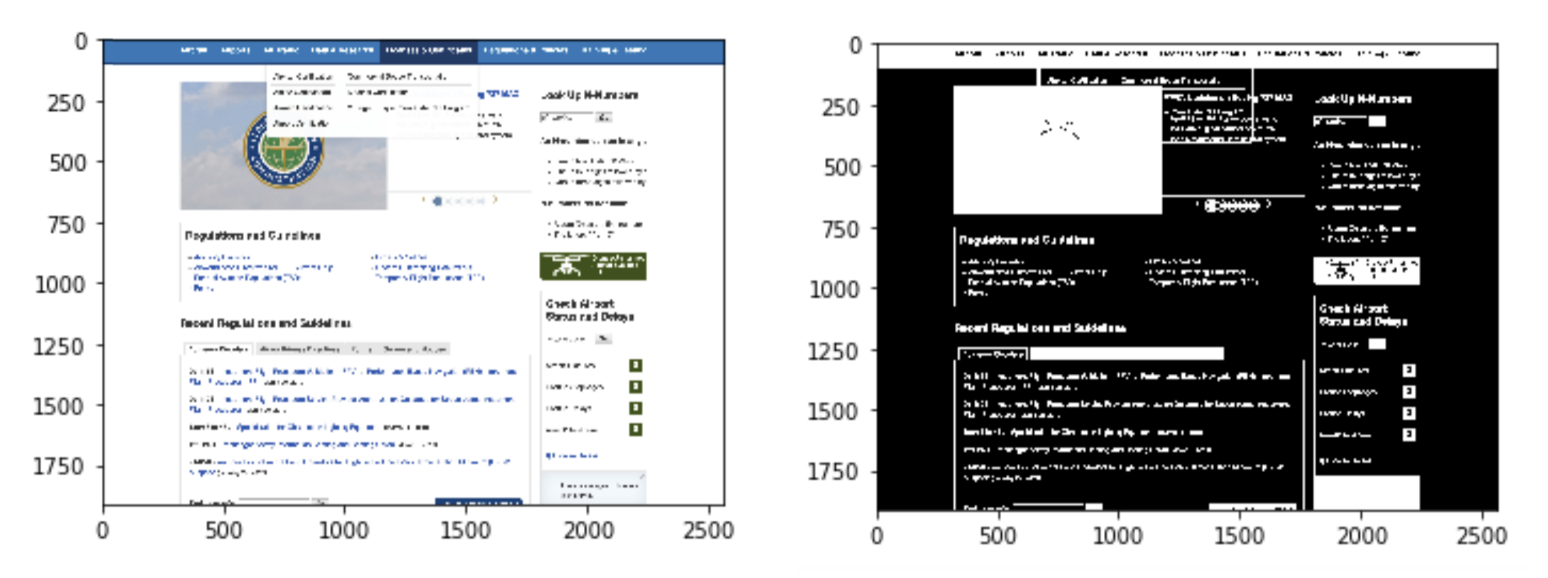
#> input picture readme01.png, 1548 x 578 px, given in place of screenshotdiv-id-faaModal.png, which was not available
$ python functionalComparison_componentBreakdown2.py   (older library calls are emulated)
#> lines starting #> are read from the running program, lines starting #| are printed output that depends on the picture; after the words box and inside, x2 and y2 are one past the last pixel; in counts of white or black regions, pixels touching at a corner belong together; pictures that were not available may be replaced by others from this repository, and a replacement may not be noted
#> further down, imgOrg is the input picture: shape (578, 1548, 3); mean B, G, R 182.1, 180.8, 179.6
#####
#####  1. Aim:
#####           a/ Normalise -> Set background as 0 and everything else in their primary colors
#####           b/ find disconnected components
#####

# import the necessary packages
import cv2, os
import numpy as np
import skimage
import scipy.misc
from matplotlib import pyplot as plt

def makeFolders():
    websites = os.listdir("ss")
    websites = RemoveTempFolders(websites)
    for website in websites:
        if website == "faa-gov": continue
        print (website)
        varients = os.listdir("ss/"+website)
        varients = RemoveTempFolders(varients)
        imageMatrix = []
        for varient in varients:
            imageMatrix.append([])
            images = os.listdir("ss/"+website+"/"+varient)
            images = RemoveTempFolders(images)
            for image in images:
                imageMatrix[int(varient)].append(image)

        for image in imageMatrix[0]:
                paths = ["ss/" + website + "/0/" + image,
                         "ss/" + website + "/1/" + image,
                         "ss/" + website + "/2/" + image]

                for loc in paths:
                        try:
                            os.mkdir("components/" + loc.split("/")[1])
                        except:
                            pass
                        try:
                            os.mkdir("components/" + loc.split("/")[1] + "/" + loc.split("/")[-1].split(".")[0])
                        except:
                            pass
                        try:
                            os.mkdir("components/" + loc.split("/")[1] + "/" + loc.split("/")[-1].split(".")[0] + "/" + loc.split("/")[-2])
                        except:
                            pass

def RemoveTempFolders(someList):
    for item in someList:
        if item[0] == ".":
            someList.remove(item)
    return someList

def normalise(img, background = [255,255,255]):
    # change background to black(0)
    # transorm the rest of the pixels to
    # monotone for easier comparison later
    black = 0
    white = 255
    k = 0
    l=0
    for i in range(len(img)):
        for j in range(len(img[0])):
            if list(img[i][j]) == background:
                img[i][j] = black
                l+=1
            else:
                img[i][j] = white
                k+=1
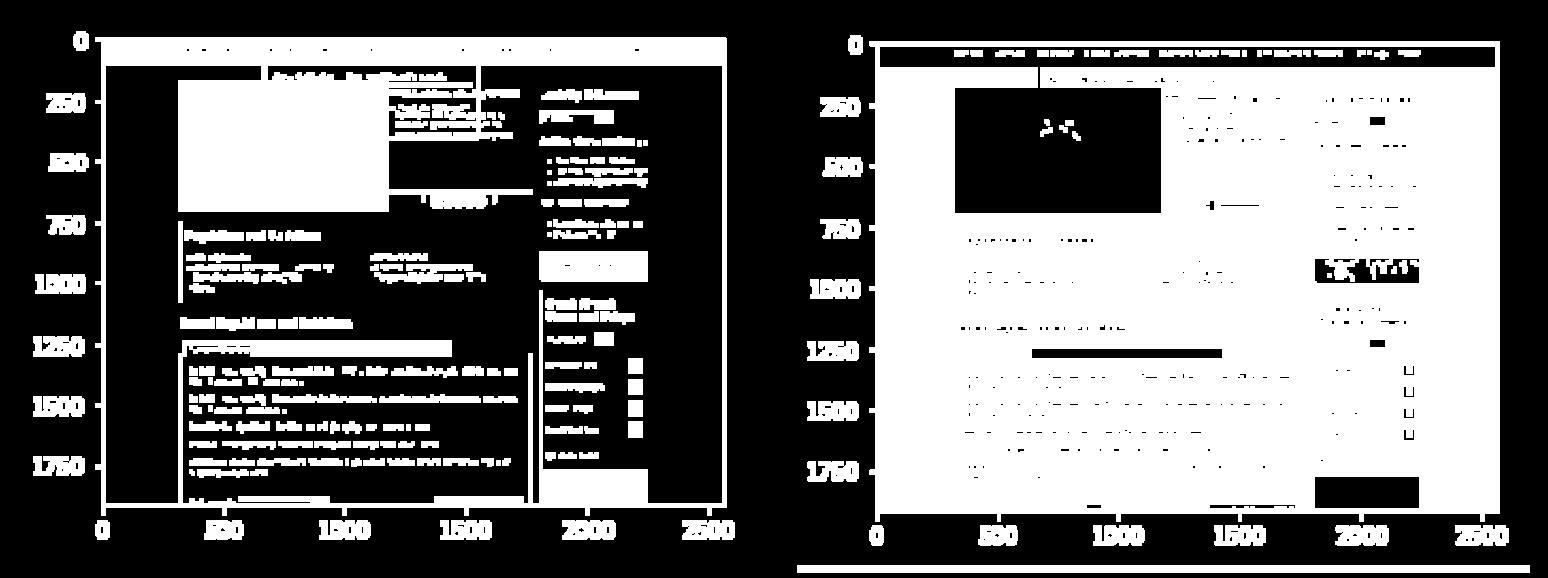
#> img: shape (578, 1548, 3); 43.2% white; 209 white regions, largest, box (x1, y1, x2, y2) and area: (869, 41, 1500, 522) 249484, (95, 37, 727, 516) 72339, (797, 565, 1530, 573) 5864
#> after the loop, k = 386509; l = 508235
    print (k,l)
#| 386509 508235
    img = cv2.cvtColor(img, cv2.COLOR_BGR2GRAY)
    return img


def breakIntoComponents (img0):
    # print ("Normalising Image \t")
    img0_norm = normalise(img0)

    save_dir = ("components/" + loc.split("/")[1] + "/" +  loc.split("/")[-1].split(".")[0] + "/" + loc.split("/")[-2] + "/")
    cv2.imwrite(save_dir+"normalised.jpg" , img0_norm)

    # img0_norm = cv2.adaptiveThreshold(img0,255,cv2.ADAPTIVE_THRESH_GAUSSIAN_C,cv2.THRESH_BINARY,115,1)
    # _, img0_norm = cv2.threshold(img0, 155, 255, cv2.THRESH_TOZERO_INV)
    # cv2.imwrite("123.jpg", img0_norm)

    # dilate components: this will join the nearby components for them to be grouped
    img0_dil = cv2.dilate (img0_norm,np.ones((20,20)))
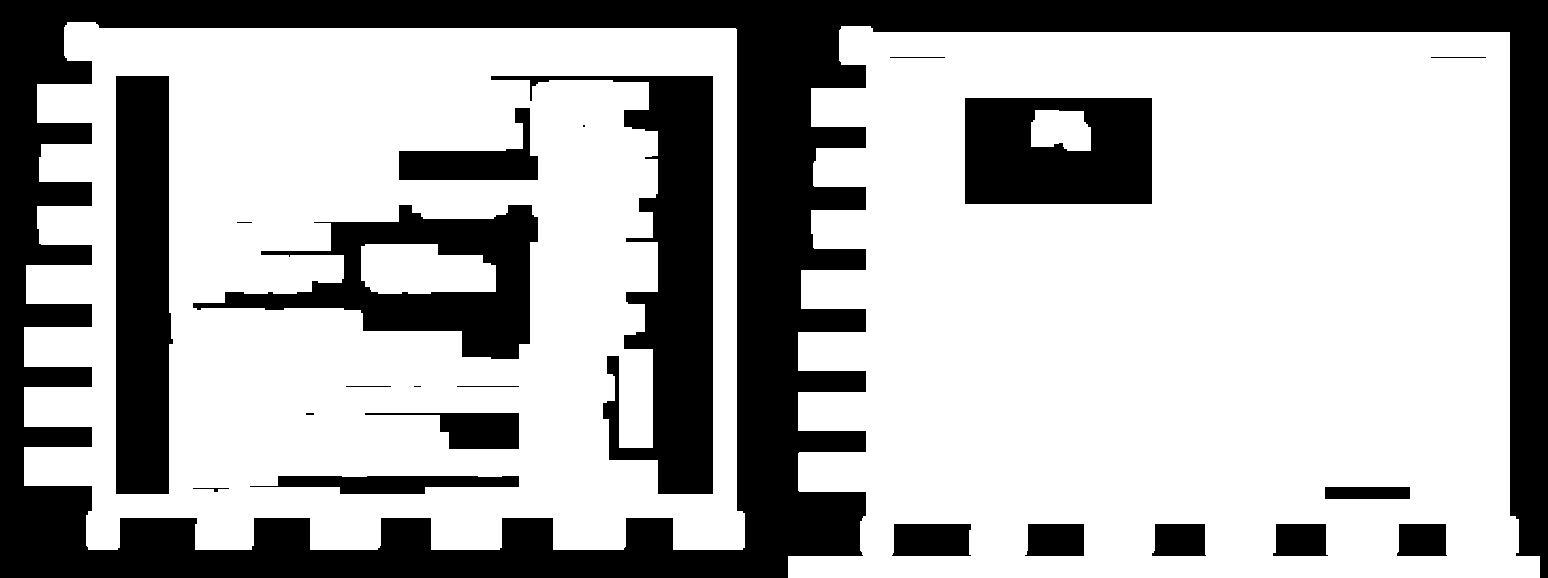
#> img0_dil: shape (578, 1548); 68.1% white; 23 black regions (4 under 20 px), largest, box (x1, y1, x2, y2) and area: (0, 0, 1548, 578) 176008, (491, 76, 713, 494) 28583, (116, 76, 173, 494) 22226

    labels, markers = cv2.connectedComponents(img0_dil.astype(np.uint8),connectivity=8)
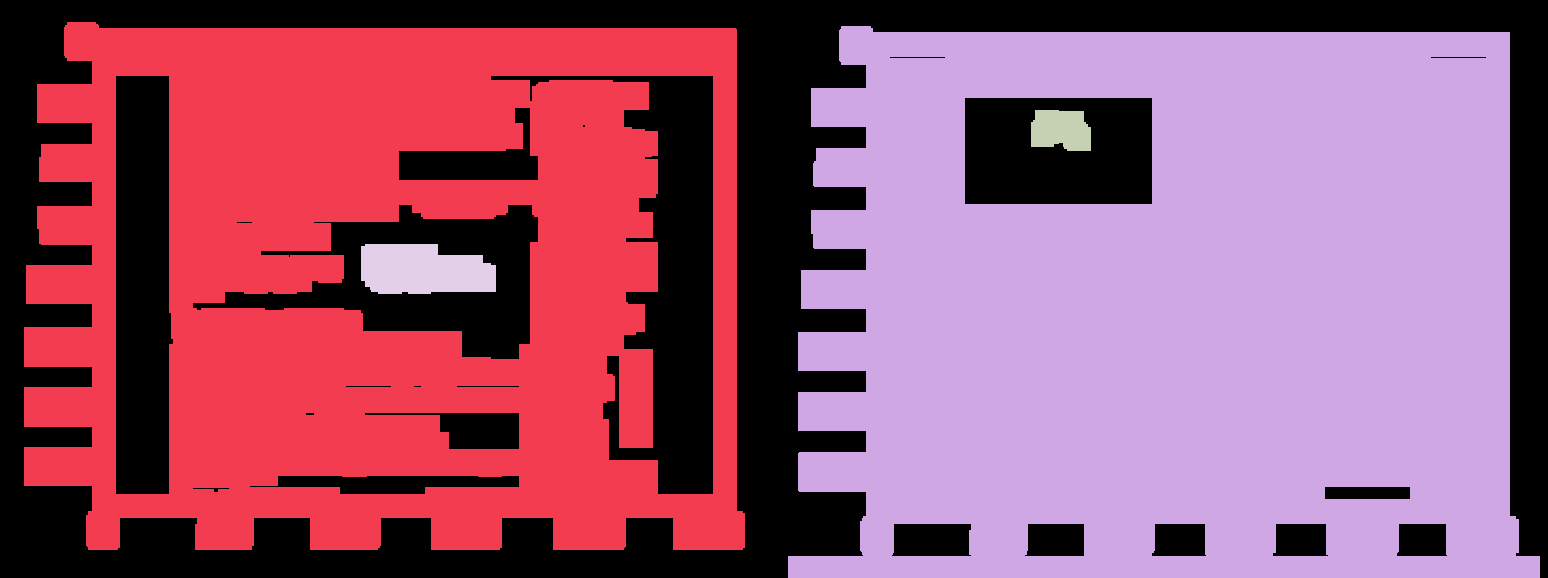
#> markers: shape (578, 1548) int32; 5 distinct labels, from 0 to 4; one colour per label, 0 black
#> labels = 5

    # print (labels)

    img0_mask = skimage.measure.label(markers, background = 0).flatten()

    for i in range (1,labels,1):
        component = np.where(img0_mask==i)[0]
        # print ("Saving Comp #", i)
        saveComponent(component,markers.shape,i)
#> the loop in saveComponent, `for c in comp:` made 258903 passes
#> in saveComponent, `mask = mask.reshape(shape[0],shape[1],nChannels)`: mask: shape (578, 1548, 3) float64; 12.9% white; 158 white regions, largest, box (x1, y1, x2, y2) and area: (95, 37, 727, 516) 72339, (539, 251, 648, 282) 3368, (562, 520, 616, 540) 980

def crop(mask):
    cv2.imwrite ('temp.jpg', mask)
    img = cv2.imread('temp.jpg')
#> img: shape (578, 1548, 3); min 0, max 255, mean 32.9
    os.remove('temp.jpg')

    # print (img.shape,img1.shape)

    # img = cv2.cvtColor(img1,cv2.COLOR_GRAY2BGR)
    gray = cv2.cvtColor(img,cv2.COLOR_BGR2GRAY)
    _,thresh = cv2.threshold(gray,1,255,cv2.THRESH_BINARY)
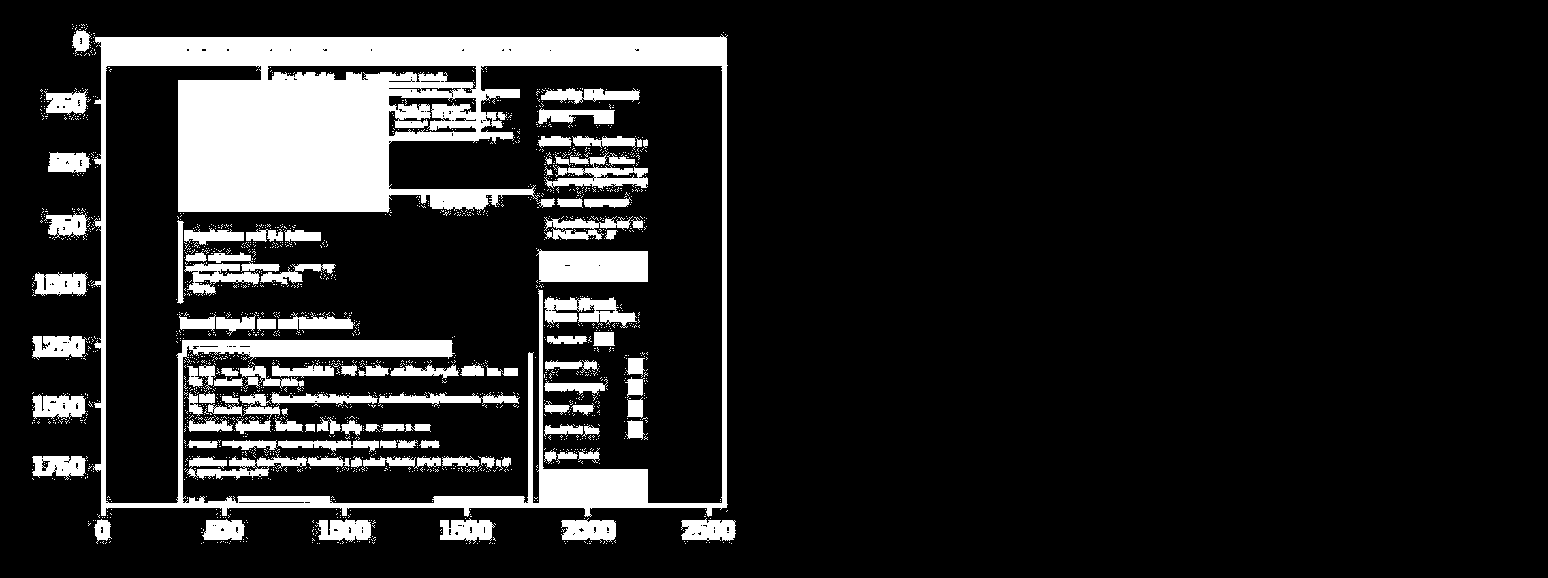
#> thresh: shape (578, 1548); 13.6% white; 1966 white regions (1856 under 20 px)

    contours = [cv2.findContours(thresh,cv2.RETR_EXTERNAL,cv2.CHAIN_APPROX_SIMPLE)]
    cnt = contours[0][0]
#> cnt = 406 contours, 391 with area under 20; largest, box (x1, y1, x2, y2) and area: (91, 34, 728, 517) 294186, (561, 518, 616, 543) 953, (32, 394, 86, 419) 952, (681, 518, 736, 541) 946, (34, 272, 88, 296) 940
#> (the run stopped early here; a loop or call above may not have finished)

$ run again, on readme05.png
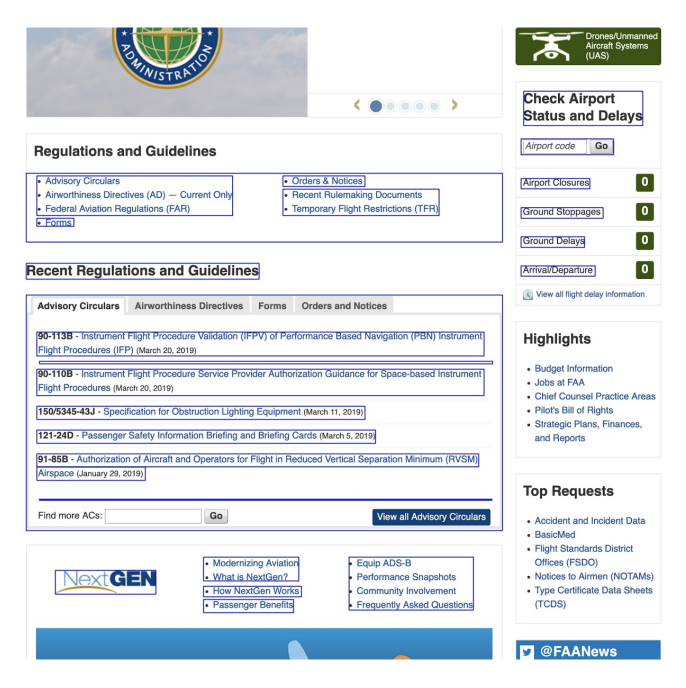
#> input picture readme05.png, 1372 x 1376 px, given in place of screenshotdiv-id-faaModal.png, which was not available (shown at 1/2 size)
#> imgOrg is the input picture: shape (1376, 1372, 3); mean B, G, R 235.3, 229.1, 224.6
#> after the loop in normalise, `for i in range(len(img)):`:
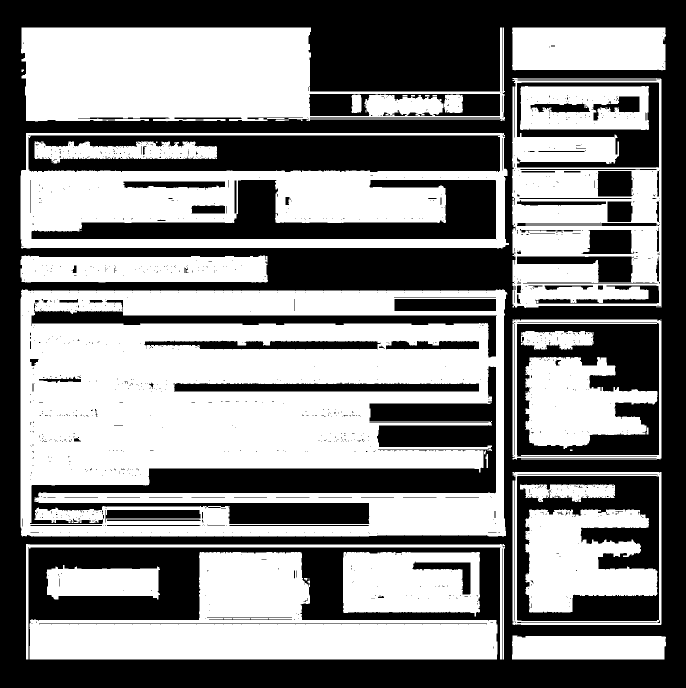
#> img: shape (1376, 1372, 3) (shown at 1/2 size); 52.1% white; 1221 black regions (1112 under 20 px), largest, box (x1, y1, x2, y2) and area: (0, 0, 1372, 1376) 532196, (60, 732, 992, 1048) 75881, (57, 271, 1000, 344) 56414
#> after the loop in normalise, `for i in range(len(img)):`: k = 983691; l = 904181
#| 983691 904181
#> img0_dil: shape (1376, 1372); 75.2% white; 38 black regions, largest, box (x1, y1, x2, y2) and area: (0, 0, 1372, 1376) 279108, (544, 505, 1016, 572) 30970, (130, 281, 991, 333) 29740
#> markers: shape (1376, 1372) int32; 3 distinct labels, from 0 to 2
#> labels = 3
#> mask: shape (1376, 1372, 3) float64; 51.5% white; 1214 black regions (1105 under 20 px), largest, box (x1, y1, x2, y2) and area: (0, 0, 1372, 1376) 544527, (60, 732, 992, 1048) 75881, (57, 271, 1000, 344) 56414
#> in crop, `_,thresh = cv2.threshold(gray,1,255,cv2.THRESH_BINARY)`:
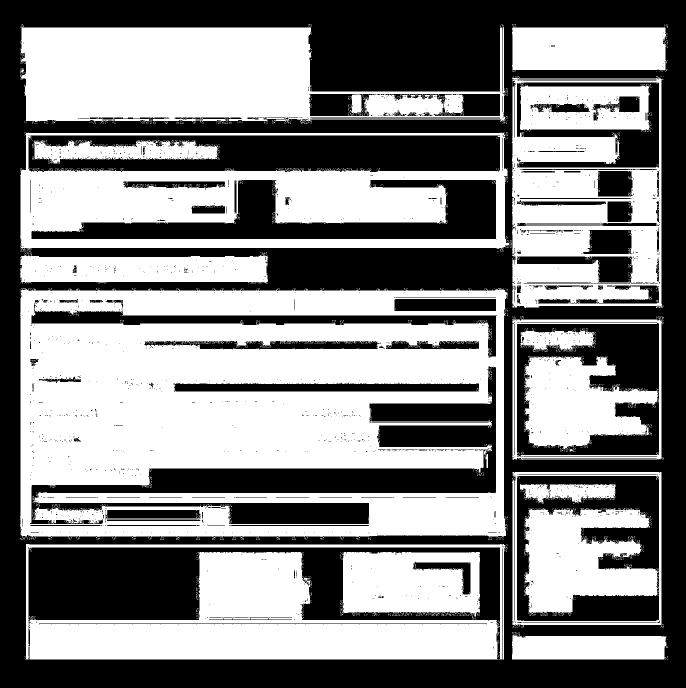
#> thresh: shape (1376, 1372) (shown at 1/2 size); 52.1% white; 1337 black regions (1217 under 20 px)
#> cnt = 750 contours, 740 with area under 20; largest, box (x1, y1, x2, y2) and area: (40, 576, 1016, 1076) 474138, (40, 265, 1019, 503) 220843, (51, 1088, 1011, 1320) 217785, (1024, 154, 1327, 616) 134878, (40, 53, 1011, 247) 126544
